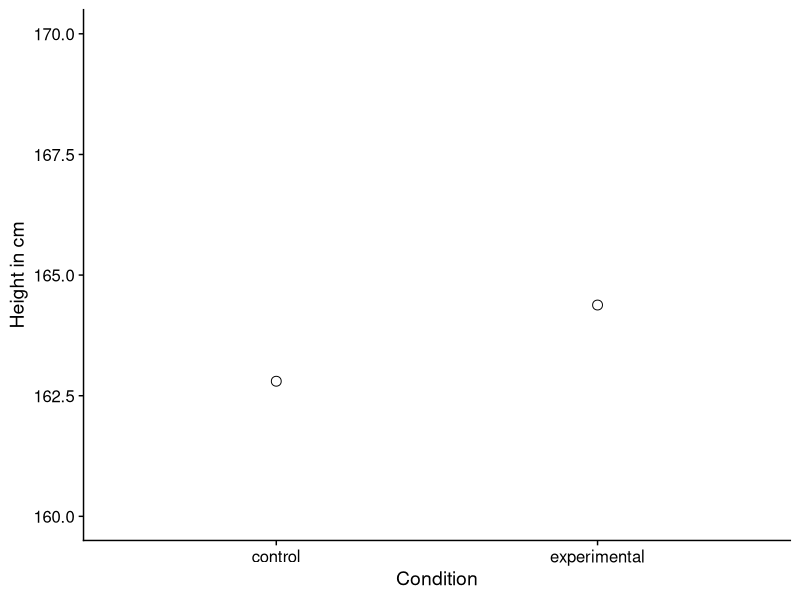

This chart was generated by the following R code:
## ---- chunk 1
knitr::opts_chunk$set(echo = FALSE, warning = FALSE, message = FALSE)
set.seed(1234)
## ---- chunk 2
# function for rounding p-values in APA format
pround <- function(x) {
  if (x < .001) {
    return(".001")
  } else {
     return(sub("^0", "",
                format(round(x, 3), nsmall = 3))) 
    }
}
## ---- chunk 3
library(tidyverse)
library(cowplot)
## ---- chunk 4
# generate mock data
data <- tibble(id = 1000:1099,
               height = round(rnorm(100, 164, 7)),
               group = sample(c("experimental", "control"), 100, replace = T))
data$height[2] <- "16t"
## ---- chunk 5
data <- data %>%
  mutate(height = as.numeric(height))
## ---- chunk 6
height_desc <- data %>%
  group_by(group) %>%
  summarise(m = mean(height, na.rm = T),
            sd = sd(height, na.rm = T)) %>%
  mutate_if(is.numeric, round, 2)

group_diff <- t.test(height ~ group, data)
## ---- chunk 7
plot <- data %>%
  ggplot(aes(x = group, y = height)) +
  geom_errorbar(stat = "summary", fun.data = "mean_cl_boot", width = .05) +
  geom_point(stat = "summary", fun = "mean", size = 3, shape = 21, fill = "white") +
  labs(x = "Condition", y = "Height in cm") +
  ylim(160, 170) +
  theme_cowplot()
## ---- chunk 8
plot
